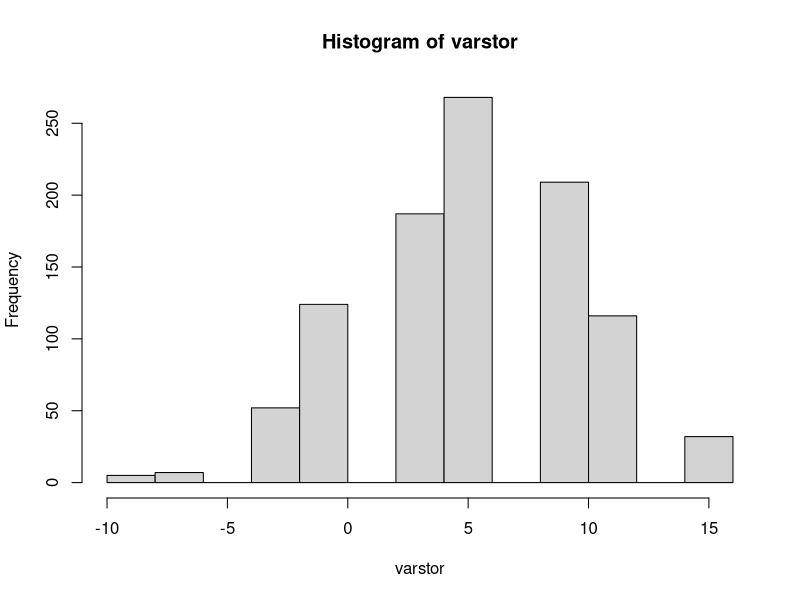
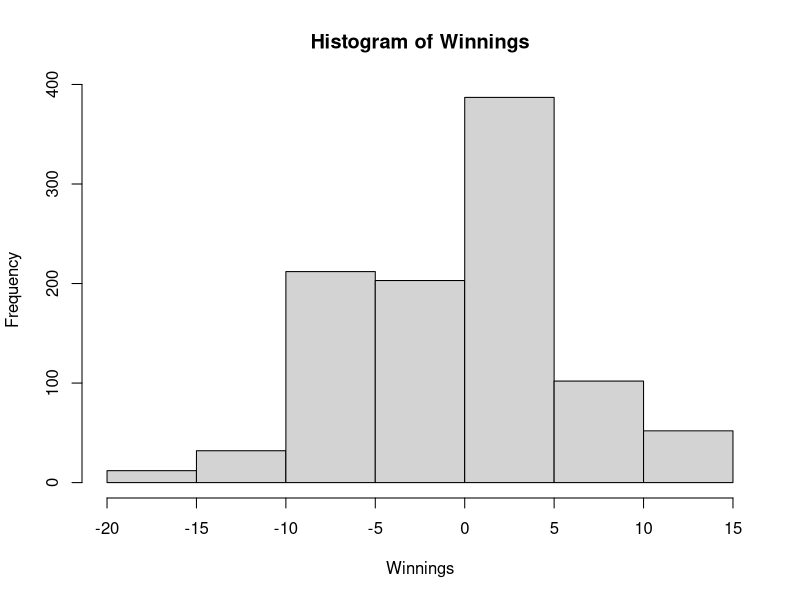
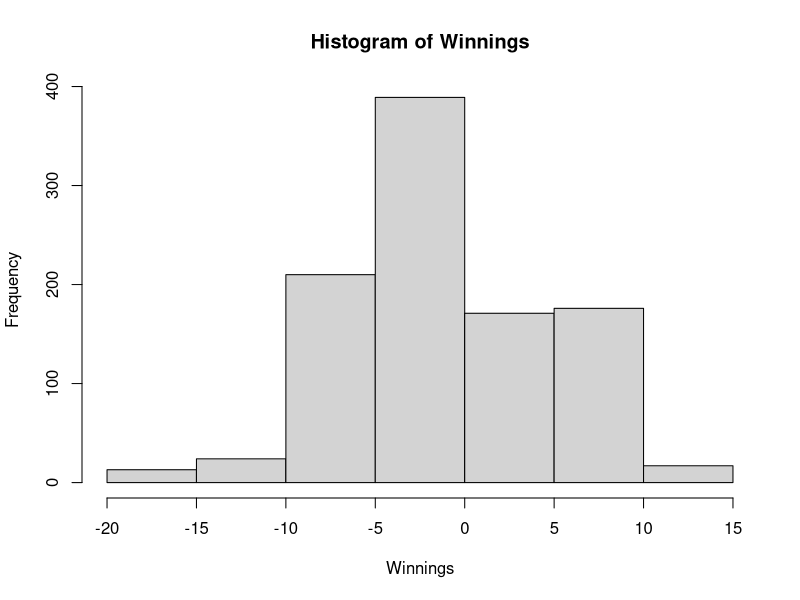

R code for these plots, in order:
## ---- chunk 1
knitr::opts_chunk$set(echo = TRUE)
## ---- chunk 2
require(tidyverse)

## ---- chunk 3
days=1:365
count=15
repeatn=1000
varstor=numeric()
for (j in 1:repeatn){
brownlow = 0
for (i in 1:count) {
  sam=sample(days,size=34,replace = T)
  y=duplicated(sam)
  if (sum(y)>0) brownlow=brownlow+1
  else brownlow = brownlow - 2
}
varstor[j]=brownlow
}
hist(varstor)
var(varstor)

print(paste('average return = ', mean(varstor)))

## ---- chunk 4
vsorted = sort(varstor)
print(vsorted[50])
print(vsorted[950])
## ---- chunk 5
days=1:365
count=15
repeatn=1000
Winnings=numeric()
for (j in 1:repeatn){
brownlow = 0
for (i in 1:count) {
  sam=sample(days,size=30,replace = T)
  y=duplicated(sam)
  if (sum(y)>0) brownlow=brownlow+1
  else brownlow = brownlow - 2.45
  
}
Winnings[j]=brownlow
}
hist(Winnings)
var(Winnings)
print(paste('average return =' , mean(Winnings)))

## ---- chunk 6
days=1:365
count=15
repeatn=1000
Winnings=numeric()
for (j in 1:repeatn){
brownlow = 0
for (i in 1:count) {
  sam=sample(days,size=28,replace = T)
  y=duplicated(sam)
  if (sum(y)>0) brownlow=brownlow+1
  else brownlow = brownlow - 2
  
}
Winnings[j]=brownlow
}
hist(Winnings)
var(Winnings)
print(paste('average return =' , mean(Winnings)))

